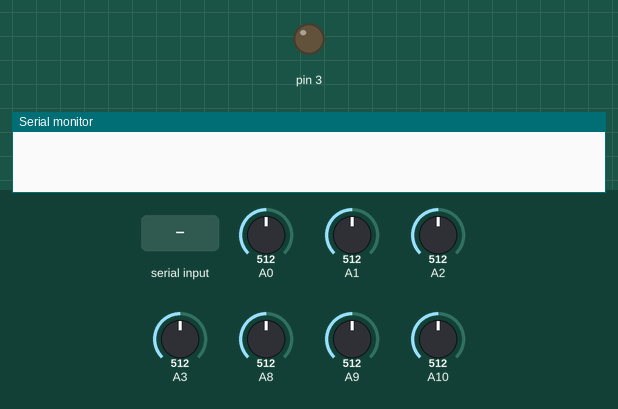
Bench run of a sketch on a simulated SparkFun Pro Micro, built with avr-gcc and run on an emulated ATmega32U4. On the bench: output pins drawn as LEDs (lit = HIGH), the last lines printed to the serial monitor. The test bench sets the inputs (shaded band); at power-on: A0 = 512, A1 = 512, A2 = 512, A3 = 512, A8 = 512, A9 = 512, A10 = 512. USB keyboard and mouse output is not drawn.

Above: at 1.2 s.
1.3 s: "90,45\n" received over Serial
At 2.1 s:
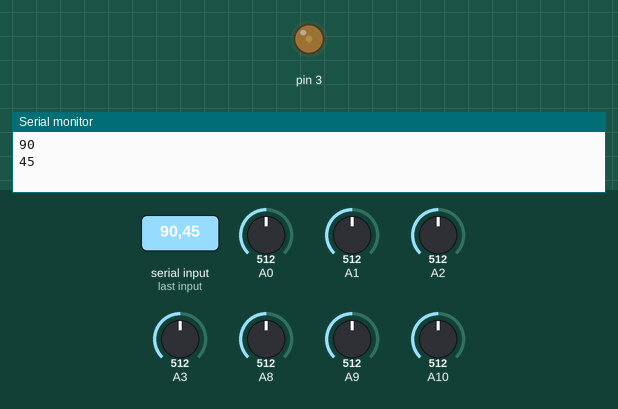
3.8 s: "30,150\n" received over Serial
At 4.4 s:
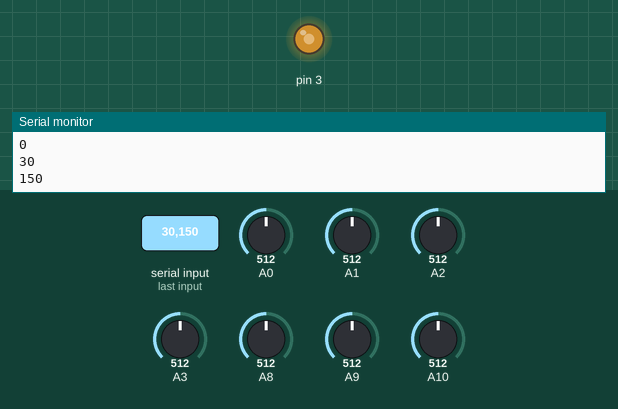
6.3 s: "200\n" received over Serial
At 7.0 s:
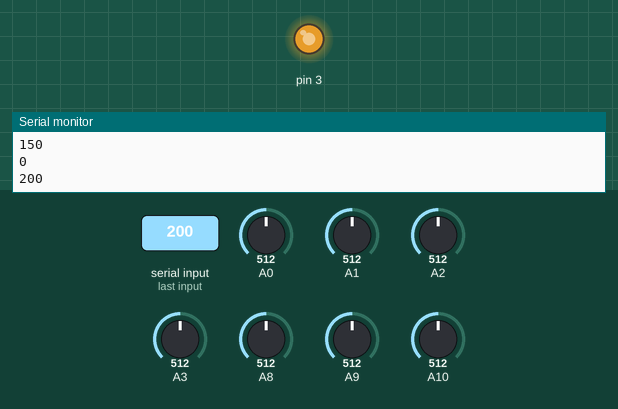
Timing chart, 0 to 9.3 s (numbered marks = the images above; inputs shaded):
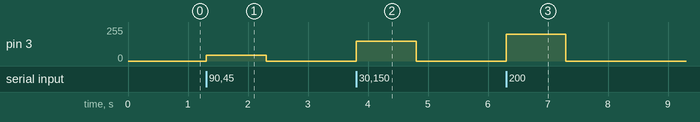

Measured:
- after the input at 1.3 s, pin 3: 0/255 → 45/255 at once, → 0/255 1.0 s later
- after the input at 3.8 s, pin 3: 0/255 → 150/255 at once, → 0/255 1.0 s later
- after the input at 6.3 s, pin 3: 0/255 → 200/255 at once, → 0/255 1.0 s later

The sketch:

cd30mp3_keyboard.ino
```cpp
/*
      BOARD: ARDUINO PRO MICRO

      -=IF R>100Ohm []=KOHM
      +=IF R=0Ohm
      NC = NOT CONNECTED

      USE PULLUP RESISTOR OR INPUT_PULLUP ON THESE PINS
        PIN 14 = nBLU(+AS, +REG, +>, +<, +9, +4, +3)
        PIN 13 = GRIGIO(+TP, +RDS, +SOUND, +SETTINGS, +8, +6, +2)
        PIN 11 = VIOLA(+FM/AM, +BC, +OK, +CD, +1, +5, +7)

      PIN 16 = nVIOLA = +5V (CONNECT TO VCC) (-AS, -REG, -TP, -RDS, -<[18], ->[14], +EJECT, -FAM[4], -CD[18], -SOUND[14], -SETTINGS[18], -BC[9], -OK[14], -1[21], -5[22], -7[20], -2[21], -6[22], -8[21], -3[21], -4[22], -9[21])
      PIN 5 = nGIALLO = GROUND CHAIN (-TP, -RDS, -<[20], ->[22], -EJECT[19], -FAM[21], -CD[20], -SOUND[22], -SETTINGS[20], -BC[22], -OK[22], -1[17], -5[12], -7[4], -2[4], -6[12], -8[17], -3[4], -4[12], -9[17])

      PIN 6 = nROSSO(-EJECT[JUST 100Ohm])

      ROTARY ENCODER = C (INVERTED FROM PHOTO)
        PIN 16 = C1 +nVIOLA, -nGIALLO[19]
        PIN 9 = C2 +BLU ROTARY ENCODER B
        PIN 16 = C3 +nVIOLA, -nGIALLO[19]
        PIN 10 = C4 +GIALLO ROTARY ENCODER A
        PIN 7 = C5 -nVERDE[1] ROTARY ENCODER PRESS

      PIN 15 = GROUND
      PIN 8 & PIN 12 = NC
      PIN 1, 2, 4 = ARDUINO PIN 3 = LED TRANSISTOR PWM
      PIN 3 = 12V FOR LED
 */

#include <Keyboard.h>

#define C1A 949
#define C1B 954

#define C2A 876
#define C2B 881

#define C3A 792
#define C3B 796

#define C4A 699
#define C4B 706

#define C5A 586
#define C5B 592

#define C6A 441
#define C6B 448

#define C7A 203
#define C7B 209

#define CMAX 1023


int nVERDE, nBLU, GRIGIO, VIOLA, nROSSO, nGIALLO, GIALLO, BLU, lastStateGIALLO = 0;
unsigned long currentTime, encTime, btnTime;
int luminosita;

void setup() {

  currentTime = millis();
  btnTime = currentTime;
  encTime = currentTime;

  pinMode(3, OUTPUT);
  pinMode(A3, INPUT_PULLUP);
  pinMode(A10, INPUT_PULLUP);
  pinMode(A8, INPUT_PULLUP);

  Keyboard.begin();

  Serial.begin(115200);
}

void loop() {

  currentTime = millis();

  if (currentTime >= (encTime + 5)) {  //check every 5ms

    GIALLO = analogRead(A1);  //ENC A
    BLU = analogRead(A2);     // ENC B

    if (((GIALLO - lastStateGIALLO) > 7) && GIALLO == CMAX) {
      if (BLU == 0) {
        Keyboard.write('p');
      } else {
        Keyboard.write('m');
      }

      /*
      Serial.print("LGIALLO:");
      Serial.print(lastStateGIALLO);
      Serial.print(",GIALLO:");
      Serial.print(GIALLO);
      Serial.print(",BLU:");
      Serial.println(BLU);
      */
    }

    lastStateGIALLO = GIALLO;

    encTime = currentTime;
  }

  if (currentTime >= (btnTime + 150)) {  //check every 150ms

    nBLU = analogRead(A3);
    GRIGIO = analogRead(A10);
    VIOLA = analogRead(A8);

    nROSSO = analogRead(A9);

    nVERDE = analogRead(A0);

    switch (nBLU) {
      case C1A ... C1B:
        Keyboard.write('A');
        break;
      case C2A ... C2B:
        Keyboard.write('R');
        break;
      case C3A ... C3B:
        Keyboard.press(KEY_RIGHT_ARROW);
        Keyboard.release(KEY_RIGHT_ARROW);
        break;
      case C4A ... C4B:
        Keyboard.press(KEY_LEFT_ARROW);
        Keyboard.release(KEY_LEFT_ARROW);
        break;
      case C5A ... C5B:
        Keyboard.write('9');
        break;
      case C6A ... C6B:
        Keyboard.write('4');
        break;
      case C7A ... C7B:
        Keyboard.write('3');
        break;
    }

    switch (GRIGIO) {
      case C1A ... C1B:
        Keyboard.write('T');
        break;
      case C2A ... C2B:
        Keyboard.write('D');
        break;
      case C3A ... C3B:
        Keyboard.write('S');
        break;
      case C4A ... C4B:
        Keyboard.write('G');
        break;
      case C5A ... C5B:
        Keyboard.write('8');
        break;
      case C6A ... C6B:
        Keyboard.write('6');
        break;
      case C7A ... C7B:
        Keyboard.write('2');
        break;
    }

    switch (VIOLA) {
      case C1A ... C1B:
        Keyboard.press(KEY_UP_ARROW);
        Keyboard.release(KEY_UP_ARROW);
        break;
      case C2A ... C2B:
        Keyboard.write('B');
        break;
      case C3A ... C3B:
        Keyboard.write('O');
        break;
      case C4A ... C4B:
        Keyboard.press(KEY_DOWN_ARROW);
        Keyboard.release(KEY_DOWN_ARROW);
        break;
      case C5A ... C5B:
        Keyboard.write('1');
        break;
      case C6A ... C6B:
        Keyboard.write('5');
        break;
      case C7A ... C7B:
        Keyboard.write('7');
        break;
    }

    if (nROSSO == CMAX) {
      Keyboard.write('E');
    }

    if (nVERDE == CMAX) {
      Keyboard.press(KEY_TAB);
      Keyboard.release(KEY_TAB);
    }

    btnTime = currentTime;

    /*
    Serial.print("E:");
    Serial.print(nROSSO);
    Serial.print(", V:");
    Serial.print(nVERDE);
    Serial.print("VIOLA:");
    Serial.print(VIOLA);
    Serial.print("GRIGIO:");
    Serial.print(GRIGIO);
    Serial.print("nBLU:");
    Serial.println(nBLU);
    */
  }

  if (Serial.available() > 0) {
    int grab = Serial.parseInt();

    if ((grab > -1) && (grab < 256)) {
      luminosita = grab;
      analogWrite(3, luminosita);
      Serial.println(luminosita);
    }
  }
}
```
